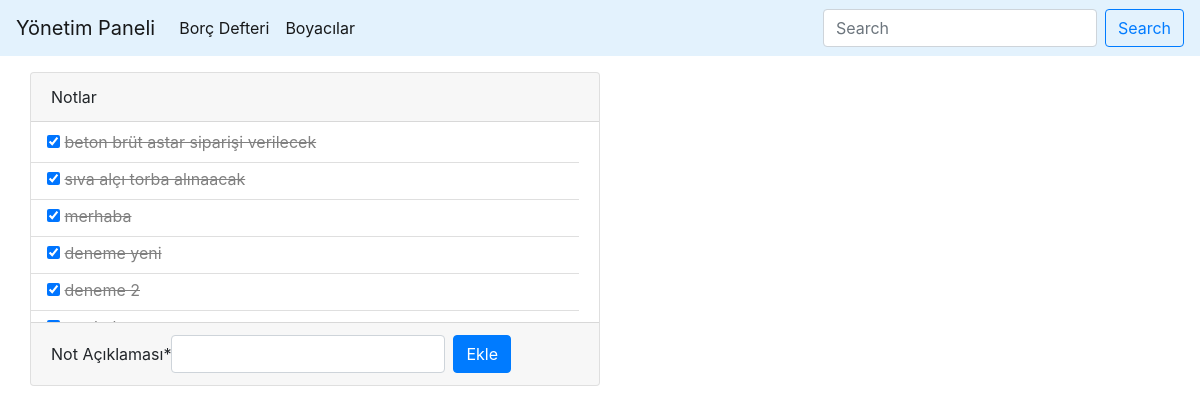
The page / on the database its author committed.
### boya/models.py (models this page shows, shortened)
class Notlar(models.Model):
    not_aciklama = models.CharField(max_length=200, verbose_name="Not Açıklaması")
    yapildi_mi = models.BooleanField(default=False, verbose_name="Yapıldı mı")
    not_tarihi = models.DateTimeField(auto_now_add=True, null=False)
    class Meta:
        verbose_name = "Not"
        verbose_name_plural = "Notlar"

### boya/views.py (the view)
# urls.py: path('', views.ana_sayfa, name="home"),
def ana_sayfa(request):
    if request.method == "POST":
        forms = NotEkleForm(request.POST)
        if forms.is_valid():
            forms.save()
            return redirect('home')
    else:
        forms = NotEkleForm()
    notlar = Notlar.objects.all()
    return render(request, 'home.html', {'notlar':notlar, 'forms':forms})

### boya/forms.py
class NotEkleForm(forms.ModelForm):
    class Meta:
        model = Notlar
        fields = ('not_aciklama',)

### templates/home.html (shortened to what this page needs)
{% extends 'base.html' %}
{% load crispy_forms_tags %}
{% block content %}
<div class="container mt-3">
<div class="row overflow-auto">
  <div class="card w-50">
    <div class="card-header">
      Notlar
    </div>
    <div class="card-body overflow-auto pt-1 pl-0" style="height:200px;">
      <ul class="list-group list-group-flush">
      {% for notum in notlar %}
        <li class="list-group-item pt-1 pb-0 pl-3"><input type="checkbox"  id="{{notum.id}}" name="{{notum.id}}" onclick="myFunction(this.name)" {% if notum.yapildi_mi %} checked{% endif %}>
        <label id="label-{{notum.id}}" name="{{notum.id}}" style="text-decoration:{% if notum.yapildi_mi %}line-through{% else %}none{% endif %}; color:{% if notum.yapildi_mi %}gray{% else %}black{% endif %};">{{notum.not_aciklama}}</label></li>
      {% endfor %}
      </ul>
    </div>
    <div class="card-footer ">
      <form method="POST" class="form-inline m-0" >{% csrf_token %}
        {{forms|crispy}}
        <button class="btn btn-primary ml-2" type="submit">Ekle</button>
      </form>
    </div>
  </div>
</div>
<br>
</div>
{% endblock content %}

### rows shown on the page
Notlar: yapildi_mi "☑", not_aciklama "beton brüt astar siparişi verilecek"
Notlar: yapildi_mi "☑", not_aciklama "sıva alçı torba alınaacak"
Notlar: yapildi_mi "☑", not_aciklama "merhaba"
Notlar: yapildi_mi "☑", not_aciklama "deneme yeni"
Notlar: yapildi_mi "☑", not_aciklama "deneme 2"
Notlar: yapildi_mi "☑"
